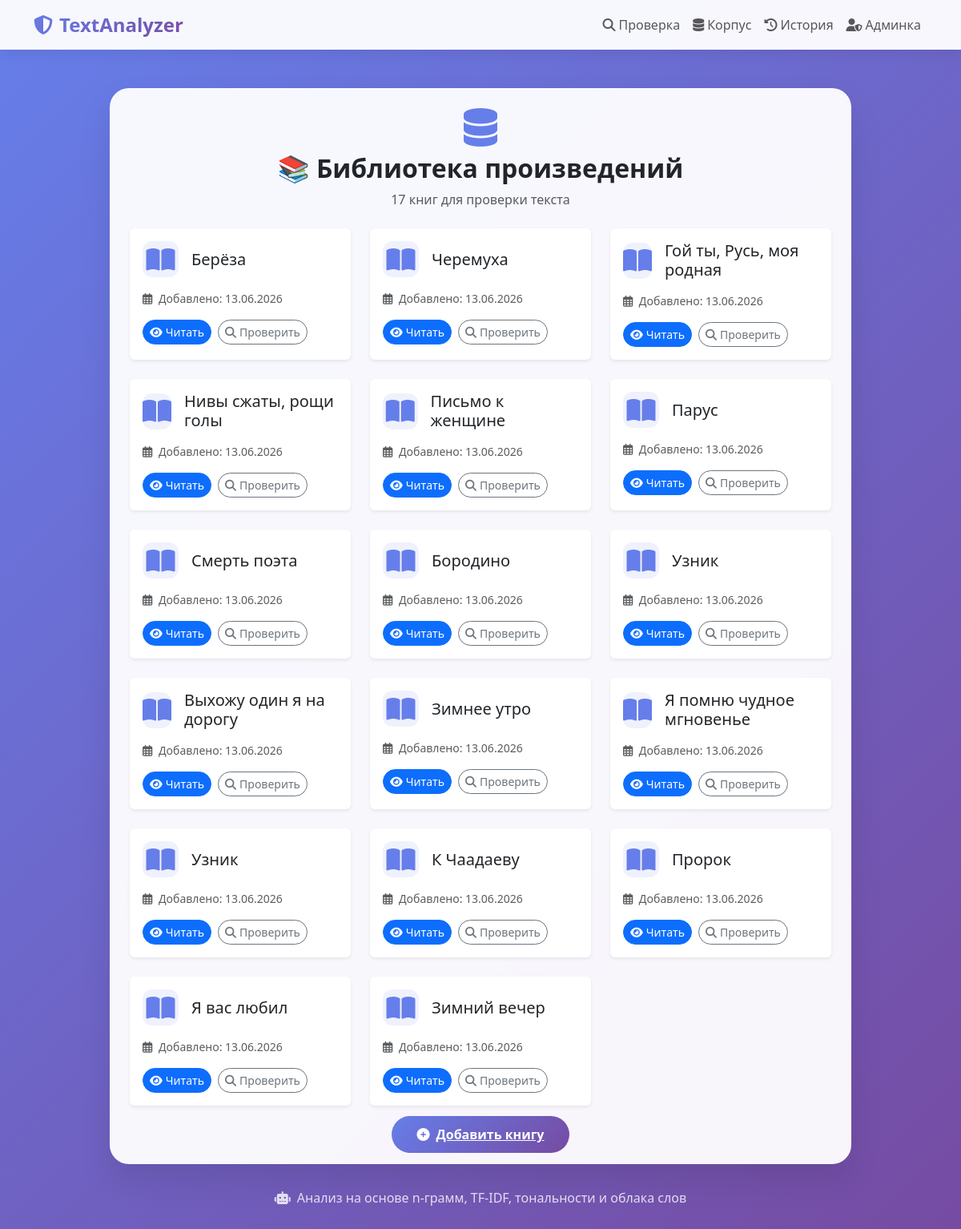
/core/, run on the app's committed database.
### core/models.py (models this page shows, shortened)
class CorpusDocument(models.Model):
    title = models.CharField(max_length=255)
    content = models.TextField()
    file_name = models.CharField(max_length=255, blank=True)
    created_at = models.DateTimeField(auto_now_add=True)

### core/views.py (the view)
# urls.py: path('', views.corpus_list, name='corpus_list'),
def corpus_list(request):
    docs = CorpusDocument.objects.all()
    return render(request, 'core/corpus_list.html', {'docs': docs})

### core/templates/core/corpus_list.html (shortened to what this page needs)
{% extends 'analyzer/base.html' %}
{% block content %}
<div class="row justify-content-center animate">
    <div class="col-lg-10">
        <div class="glass-card p-4">
            <div class="text-center mb-4">
                <i class="fas fa-database fa-3x" style="color: #667eea;"></i>
                <h2 class="fw-bold mt-2">📚 Библиотека произведений</h2>
                <p class="text-muted">{{ docs|length }} книг для проверки текста</p>
            </div>
            {% if docs %}
                <div class="row g-4">
                    {% for doc in docs %}
                    <div class="col-md-6 col-lg-4">
                        <div class="card h-100 border-0 shadow-sm hover-card">
                            <div class="card-body">
                                <div class="d-flex align-items-center mb-3">
                                    <div class="book-icon me-3">
                                        <i class="fas fa-book-open fa-2x" style="color: #667eea;"></i>
                                    </div>
                                    <h5 class="card-title mb-0">{{ doc.title }}</h5>
                                </div>
                                <p class="card-text text-muted small">
                                    <i class="far fa-calendar-alt me-1"></i>
                                    Добавлено: {{ doc.created_at|date:"d.m.Y" }}
                                </p>
                                <div class="d-flex gap-2 mt-3">
                                    <a href="{% url 'core:document_detail' doc.id %}" class="btn btn-primary btn-sm rounded-pill">
                                        <i class="fas fa-eye me-1"></i>Читать
                                    </a>
                                    <a href="/" class="btn btn-outline-secondary btn-sm rounded-pill">
                                        <i class="fas fa-search me-1"></i>Проверить
                                    </a>
                                </div>
                            </div>
                        </div>
                    </div>
                    {% endfor %}
                </div>
            {% else %}
                <div class="text-center py-5">
                    <i class="fas fa-folder-open fa-3x text-muted mb-3"></i>
                    <p>Библиотека пуста. Добавьте произведения через админ-панель.</p>
                </div>
            {% endif %}
            <div class="text-center mt-4">
                <a href="/admin/core/corpusdocument/add/" class="btn-gradient">
                    <i class="fas fa-plus-circle me-2"></i>Добавить книгу
                </a>
            </div>
        </div>
    </div>
</div>
{% endblock %}

### analyzer/templates/analyzer/base.html (style rules this page uses)
* { margin: 0; padding: 0; box-sizing: border-box; }
body { font-family: 'Segoe UI', Tahoma, Geneva, Verdana, sans-serif; background: linear-gradient(135deg, #667eea 0%, #764ba2 100%); min-height: 100vh; }
.glass-card { background: rgba(255, 255, 255, 0.95); border-radius: 24px; box-shadow: 0 20px 40px rgba(0,0,0,0.1); border: 1px solid rgba(255,255,255,0.2); transition: transform 0.3s; }
.btn-gradient { background: linear-gradient(135deg, #667eea, #764ba2); border: none; color: white; font-weight: 600; padding: 12px 32px; border-radius: 40px; transition: all 0.3s; }
.animate { animation: fadeInUp 0.6s ease-out; }

### core/templates/core/corpus_list.html (style rules this page uses)
.hover-card { transition: transform 0.3s ease, box-shadow 0.3s ease; }
.book-icon { width: 45px; height: 45px; display: flex; align-items: center; justify-content: center; background: rgba(102, 126, 234, 0.1); border-radius: 12px; }

### data on the page
CorpusDocument: title "Берёза", created_at "13.06.2026"
CorpusDocument: title "Черемуха", created_at "13.06.2026"
CorpusDocument: title "Гой ты, Русь, моя родная", created_at "13.06.2026"
CorpusDocument: title "Нивы сжаты, рощи голы", created_at "13.06.2026"
CorpusDocument: title "Письмо к женщине", created_at "13.06.2026"
CorpusDocument: title "Парус", created_at "13.06.2026"
CorpusDocument: title "Смерть поэта", created_at "13.06.2026"
CorpusDocument: title "Бородино", created_at "13.06.2026"
CorpusDocument: title "Узник", created_at "13.06.2026"
CorpusDocument: title "Выхожу один я на дорогу", created_at "13.06.2026"
CorpusDocument: title "Зимнее утро", created_at "13.06.2026"
CorpusDocument: title "Я помню чудное мгновенье", created_at "13.06.2026"
CorpusDocument: title "Узник", created_at "13.06.2026"
CorpusDocument: title "К Чаадаеву", created_at "13.06.2026"
CorpusDocument: title "Пророк", created_at "13.06.2026"
CorpusDocument: title "Я вас любил", created_at "13.06.2026"
CorpusDocument: title "Зимний вечер", created_at "13.06.2026"

### other printed values
{{ docs|length }} "17"
